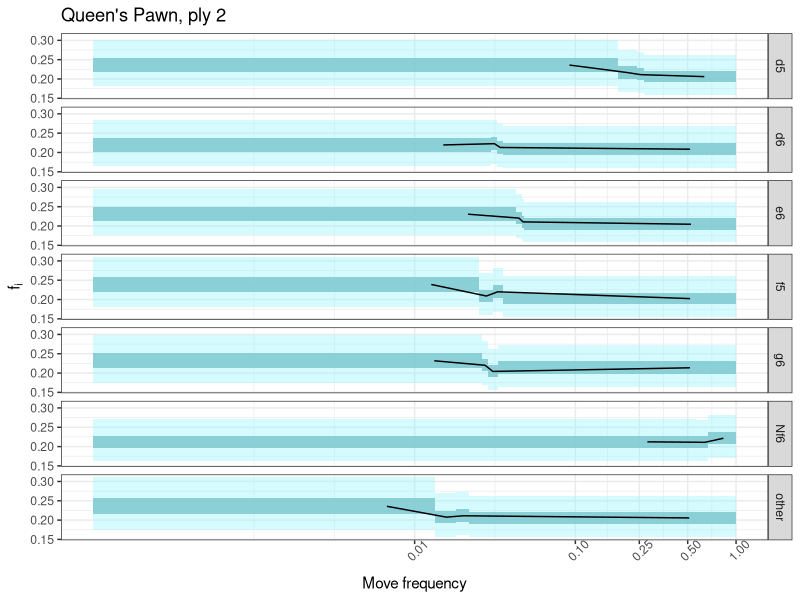
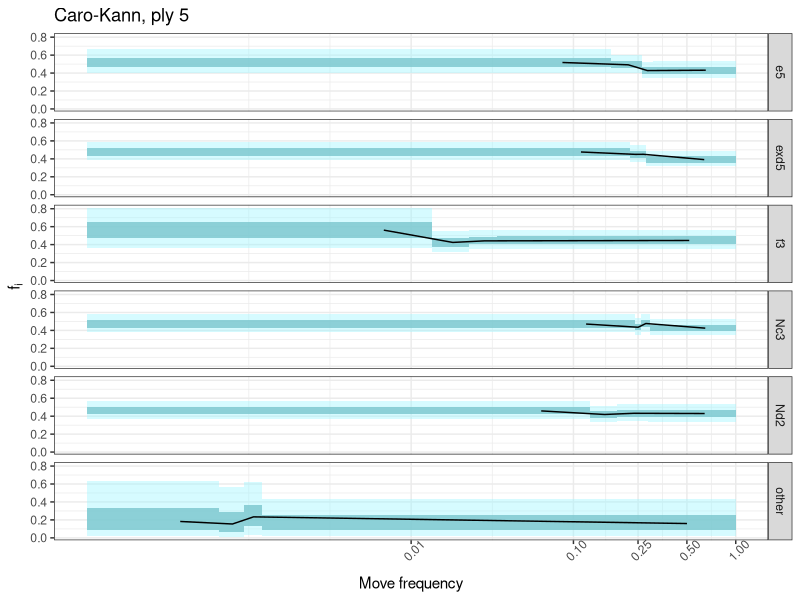
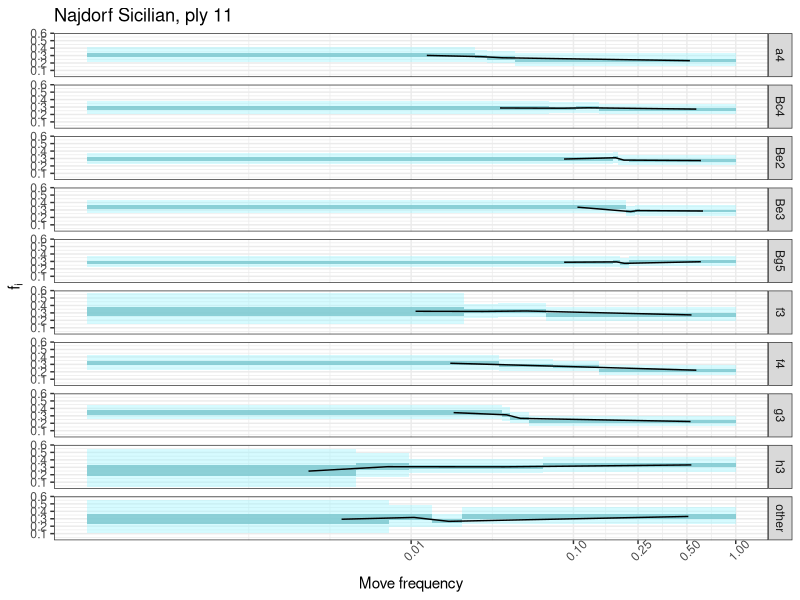

Write the R code that produced these figures, in order.
library(tidyverse)
library(scales)
library(patchwork)

make_fitness_curve_plot <- function(data, title) {
  fitness_plot_grid <- ggplot(data, aes(xmin=lower_bp, xmax=upper_bp)) +
    geom_rect(aes(ymin=ll,ymax=hh), fill="cadetblue1", alpha = 0.4) +
    geom_rect(aes(ymin=l,ymax=h), fill="cadetblue3", alpha=0.8) +
    geom_line(aes(x=mid_bp,y=m)) +
    facet_grid(rows=vars(response)) + #, scales = "free_y") + 
    scale_x_continuous(trans="log", limits = c(0.0001,1), breaks=c(0.01, 0.1, 0.25,0.5,1)) + 
    theme_bw() + theme(axis.text.x = element_text(angle = 45)) +
    xlab("Move frequency") + ylab(expression(f[i])) + ggtitle(title)
  return(fitness_plot_grid)
}

qp_fitness_data <- read.csv("../model/model_results/queens_pawn_ply_2/mcmc_intervals_fitness.csv")
ck_fitness_data <- read.csv("../model/model_results/carokann_ply_5/mcmc_intervals_fitness.csv")
naj_fitness_data <- read.csv("../model/model_results/sicilian_najdorf_ply_11/mcmc_intervals_fitness.csv")

qp_fitness_data$strategy <- "Queen's Pawn, ply 2"
ck_fitness_data$strategy <- "Caro-Kann, ply 5"
naj_fitness_data$strategy <- "Najdorf sicilian, ply 11"

qp_f <- make_fitness_curve_plot(qp_fitness_data, "Queen's Pawn, ply 2")
ggsave("../figures/figure_5a.pdf", qp_f,w=3,h=5.5,unit="in")

ck_f <- make_fitness_curve_plot(ck_fitness_data, "Caro-Kann, ply 5")
ggsave("../figures/figure_5b.pdf",ck_f,w=3,h=5,unit="in")

naj_f <- make_fitness_curve_plot(naj_fitness_data,"Najdorf Sicilian, ply 11") 
ggsave("../figures/figure_5c.pdf",naj_f,w=3,h=8,unit="in")
